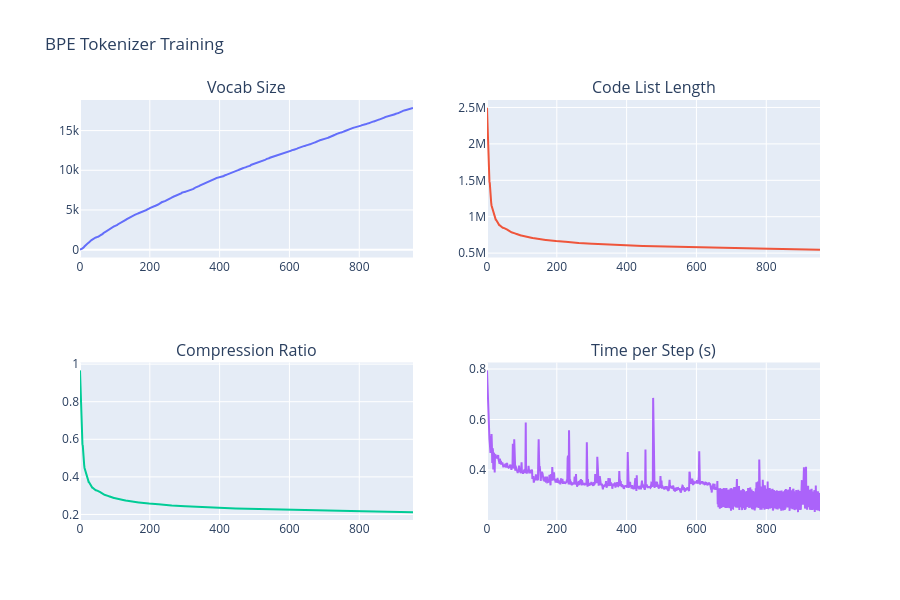

Notebook code for this chart:
### Code cell
plot_df(df)

### Figure 1 — Plotly figure (JSON) as saved in the notebook; plotly's stock layout.template omitted (floating-point values rounded to 4 significant figures; data arrays with more than 128 entries replaced by an {"elided": "..."} marker saying what was removed)
{"data": [{"mode": "lines", "name": "Vocab Size", "type": "scatter", "x": {"elided": "955 int values"}, "xaxis": "x", "y": {"elided": "955 int values"}, "yaxis": "y"}, {"mode": "lines", "name": "Code List Length", "type": "scatter", "x": {"elided": "955 int values"}, "xaxis": "x2", "y": {"elided": "955 int values"}, "yaxis": "y2"}, {"mode": "lines", "name": "Compression Ratio", "type": "scatter", "x": {"elided": "955 int values"}, "xaxis": "x3", "y": {"elided": "955 float values"}, "yaxis": "y3"}, {"mode": "lines", "name": "Time per Step (s)", "type": "scatter", "x": {"elided": "955 int values"}, "xaxis": "x4", "y": {"elided": "955 float values"}, "yaxis": "y4"}], "layout": {"annotations": [{"font": {"size": 16}, "showarrow": false, "text": "Vocab Size", "x": 0.225, "xanchor": "center", "xref": "paper", "y": 1, "yanchor": "bottom", "yref": "paper"}, {"font": {"size": 16}, "showarrow": false, "text": "Code List Length", "x": 0.775, "xanchor": "center", "xref": "paper", "y": 1, "yanchor": "bottom", "yref": "paper"}, {"font": {"size": 16}, "showarrow": false, "text": "Compression Ratio", "x": 0.225, "xanchor": "center", "xref": "paper", "y": 0.375, "yanchor": "bottom", "yref": "paper"}, {"font": {"size": 16}, "showarrow": false, "text": "Time per Step (s)", "x": 0.775, "xanchor": "center", "xref": "paper", "y": 0.375, "yanchor": "bottom", "yref": "paper"}], "height": 600, "showlegend": false, "title": {"text": "BPE Tokenizer Training"}, "xaxis": {"anchor": "y", "domain": [0, 0.45]}, "xaxis2": {"anchor": "y2", "domain": [0.55, 1]}, "xaxis3": {"anchor": "y3", "domain": [0, 0.45]}, "xaxis4": {"anchor": "y4", "domain": [0.55, 1]}, "yaxis": {"anchor": "x", "domain": [0.625, 1]}, "yaxis2": {"anchor": "x2", "domain": [0.625, 1]}, "yaxis3": {"anchor": "x3", "domain": [0, 0.375]}, "yaxis4": {"anchor": "x4", "domain": [0, 0.375]}}}
